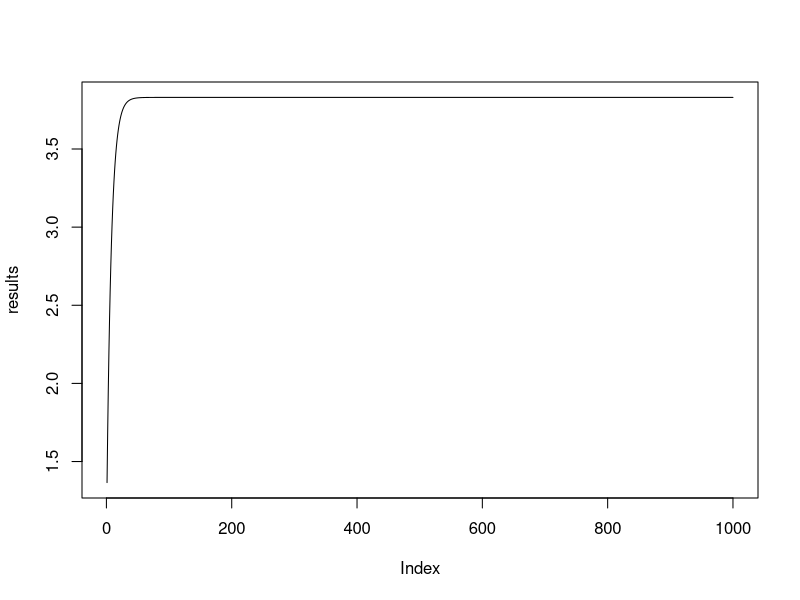

Reproduce this figure in R. (Note: this script raises an error after producing the figure.)
## standard normal mc em example 6.2

set.seed(345)

N = 100
C = 5
mu = 4
sd = 1

samples = sort(rnorm(N, mu, sd))

M = sum(samples > C)
wbar = mean(samples[samples <= C])


mu_kplus1 =  function(n, m, wbar, mu_k, c){
    #out = (m*wbar/n) + (n-m)*mu_k/n + (1/n)*(dnorm(c-mu_k) / (1 - pnorm(c - mu_k)))
    out = (m*wbar/n) + (n-m)*mu_k/n + (1/n)*(dnorm(c-mu_k) / (1 - pnorm(c - mu_k)))
    return(out)

}


mu_kp1 = 1

for(i in 1:12){
    mu_k = mu_kp1
    mu_kp1 <- mu_kplus1(N, M, wbar, mu_k, C)
    print(mu_kp1)
}

mu_k = 0
mu_kp1 = 1
results = numeric(1000)
for(i in 1:1000){
    mu_k = mu_kp1
    mu_kp1 <- mu_kplus1(N, M, wbar, mu_k, C)
    results[i] <- mu_kp1
}


plot(results, type = "l")













set.seed(123)
n = 100
mu = 4
sd = 1
x = rnorm(n, mu, sd)
c = 5

w = x[x < c]
r = sum(x < c) ## number of observed
wbar = mean(w) ## mean of observed
m = sum(x>c) ## number of missing

M = 5
N = 10
mu_new = wbar
results = numeric(N)
for(i in 1:N){
    results[i] = mu_new
    mu_old = mu_new
    Y = matrix(data = rep(y, M), nrow = r, ncol = M)
    Z = c + matrix(data = rnorm(n = m*M, mean = mu_old, sd = 1), 
        nrow = m, ncol = M)
    X = rbind(Y,Z)
    mu_new = r*wbar/n + ( m*mean(colMeans(Z))/n ) 
    #M = M + 1
}


print(tail(results))
plot(results, type = "l", main = "em estimates for mu")






##############################################################################



n = 100
mu = 4
sd = 1
x = rnorm(n, mu, sd)
c = 5
w = x[x < c]
m = sum(x < c)
wbar = mean(w)
r = n - m

N = 10
mu_new = wbar
results = numeric(N)
for(i in 1:N){
    results[i] = mu_new
    mu_k = mu_new
    mu_new = (m*wbar/n) + (n-m)*mu_k/n + (1/n)*(dnorm(c-mu_k) / (1 - pnorm(c - mu_k)))
    print(mu_new)
}

plot(results, type = "l", ylim = c(3.5, 4.5))
abline(h = mu, col = "red")
abline(h = wbar, col = "green", lty = 2)
abline(h = mean(x), col = "blue", lty = 3)






## working example as well
r = n - m
M = 10
N = 1000
mu_new = wbar
results = numeric(N)
for(i in 1:N){
    results[i] = mu_new
    mu_old = mu_new
    Y = matrix(data = rep(w, M), nrow = m, ncol = M)
    Z = matrix(data = (c - mu_old) + rnorm(n = r*M, mean = mu_old, sd = 1), 
        nrow = r, ncol = M)
    X = rbind(Y,Z)
    mu_new = mean(colSums(X))/n
    #print(colMeans(X))
    #print(mu_new)
    #mu_new = r*wbar/n + ( m*mean(colMeans(Z))/n ) 
    M = M + 1
}

plot(results, type = "l")
abline(h = mu, col = "red")




## ideal example
n = 100
mu = 4
sd = 1
x = rnorm(n, mu, sd)
c = 5
w = x[x < c]
m = sum(x < c)
wbar = mean(w)
r = n - m

M = 10
N = 2000
mu_new = wbar
results = numeric(N)
for(i in 1:N){
    results[i] = mu_new
    mu_old = mu_new
    Z = matrix(data = (c - mu_old) + rnorm(n = r*M, mean = mu_old, sd = 1), 
        nrow = r, ncol = M)
    mu_new = (m*wbar/n) + mean(colMeans(Z))*r/n
    M = M + 1
}

plot(results, type = "l", ylim = c(3.5, 4.5))
abline(h = mu, col = "red")
abline(h = wbar, col = "green", lty = 2)
abline(h = mean(x), col = "blue", lty = 3)






## alternatively, abs(rnorm(n, 0, 1)) simulations to generate right truncated sims

M = 10
N = 200
mu_new = wbar
results = numeric(N)
for(i in 1:N){
    results[i] = mu_new
    mu_old = mu_new
    Z = matrix(data = (c - mu_old) + (mu_old +  abs(rnorm(n = r*M, mean = 0, sd = 1))), 
        nrow = r, ncol = M)
    mu_new = (m*wbar/n) + mean(colMeans(Z))*r/n
    M = M + 1
}

plot(results, type = "l", ylim = c(3.5, 4.5))
abline(h = mu, col = "red")
abline(h = wbar, col = "green", lty = 2)
abline(h = mean(x), col = "blue", lty = 3)
